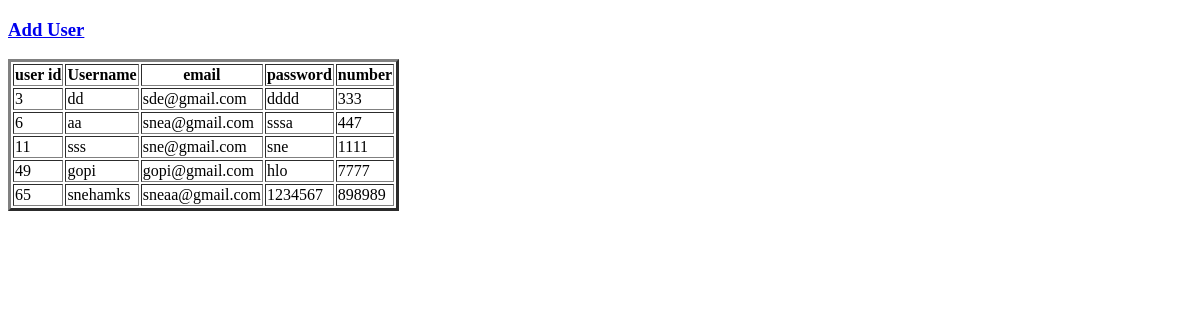
The app's page /showall, older data.
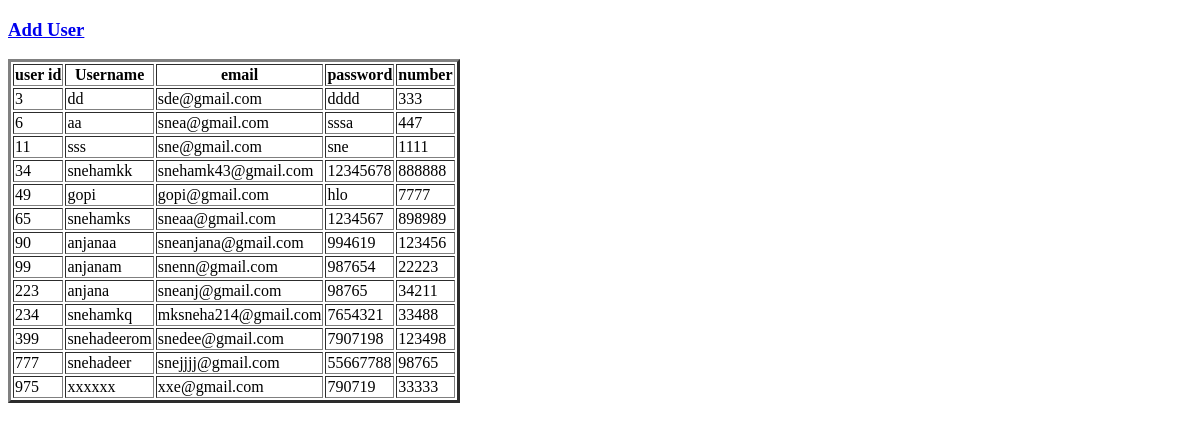
The same page, newer data.
### render.py (models this page shows)
class Register(db.Model):
	uid = db.Column(db.Integer, primary_key=True)
	username = db.Column(db.String(120), unique=True, nullable=False)
	email = db.Column(db.String(120), unique=True, nullable=False)
	password = db.Column(db.String(120), unique=True, nullable=False)
	number = db.Column(db.Integer, unique=True, nullable=False)

### render.py (the view)
@app.route('/showall')
def showall():
	result1=Register.query.all()
	return render_template('showall.html',result=result1)

### templates/showall.html
<!DOCTYPE html>
<html lang = "en">
   <head></head>
   <body>
      <h3><a href = "{{ url_for('register') }}">Add User</a></h3>
      <table border='3'>
         <thead>
            <tr>
               <th>user id</th>
               <th>Username</th>
               <th>email</th>
               <th>password</th>
               <th>number</th>
            </tr>
         </thead>
         <tbody>
            {% for user in result  %}
               <tr>
                  <td>{{ user.uid }}</td>
                  <td>{{ user.username }}</td>
                  <td>{{ user.email }}</td>
                  <td>{{ user.password}}</td>
                  <td>{{ user.number}}</td>
               </tr>
            {% endfor %}
         </tbody>
      </table>
   </body>
</html>

Row changes from the older to the newer data that the page shows:
added Register: uid "34", username "snehamkk", email "snehamk43@gmail.com", password "12345678", number "888888"
added Register: uid "90", username "anjanaa", email "sneanjana@gmail.com", password "994619", number "123456"
added Register: uid "99", username "anjanam", email "snenn@gmail.com", password "987654", number "22223"
added Register: uid "223", username "anjana", email "sneanj@gmail.com", password "98765", number "34211"
added Register: uid "234", username "snehamkq", email "mksneha214@gmail.com", password "7654321", number "33488"
added Register: uid "399", username "snehadeerom", email "snedee@gmail.com", password "7907198", number "123498"
added Register: uid "777", username "snehadeer", email "snejjjj@gmail.com", password "55667788", number "98765"
added Register: uid "975", username "xxxxxx", email "xxe@gmail.com", password "790719", number "33333"
